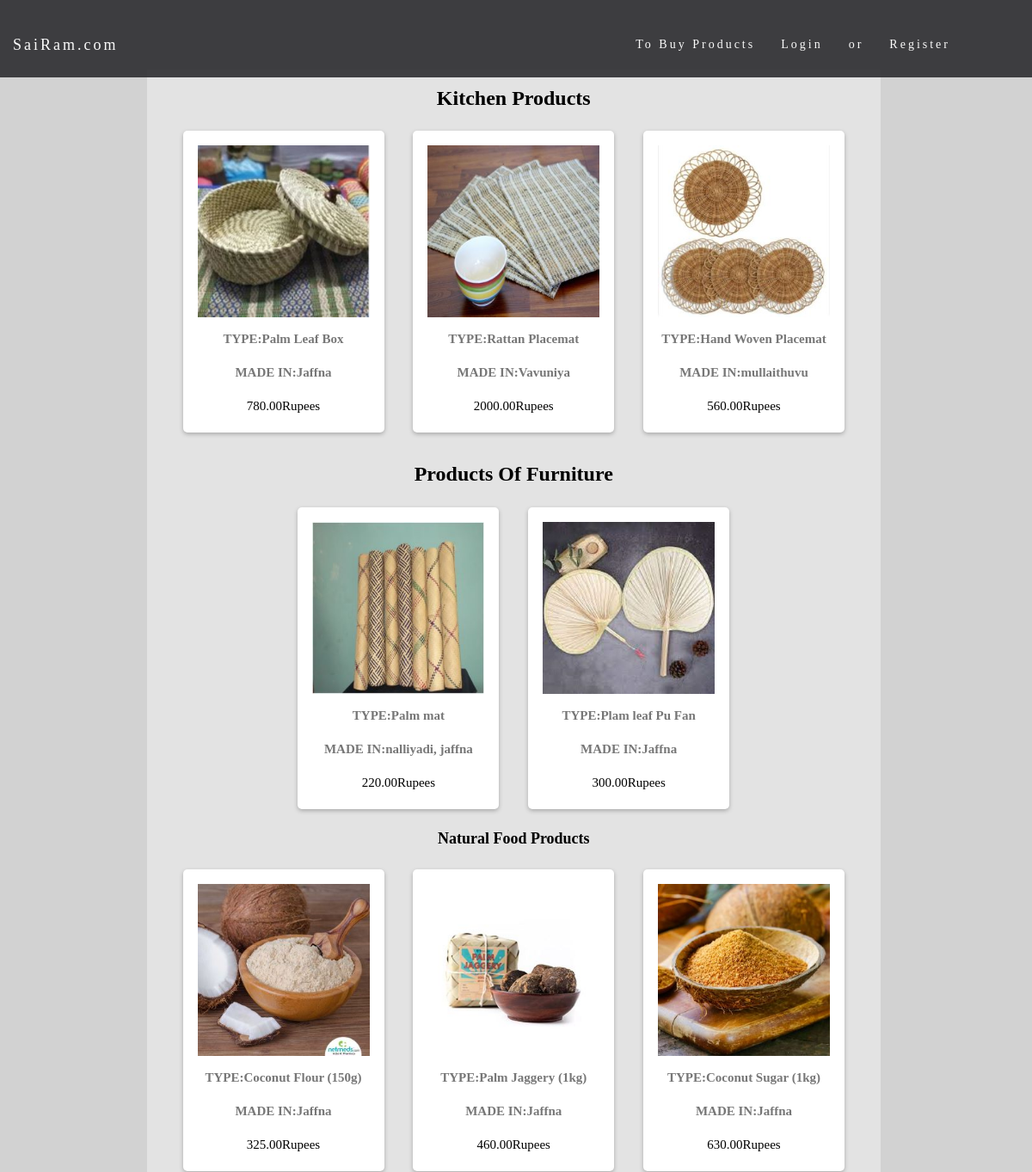
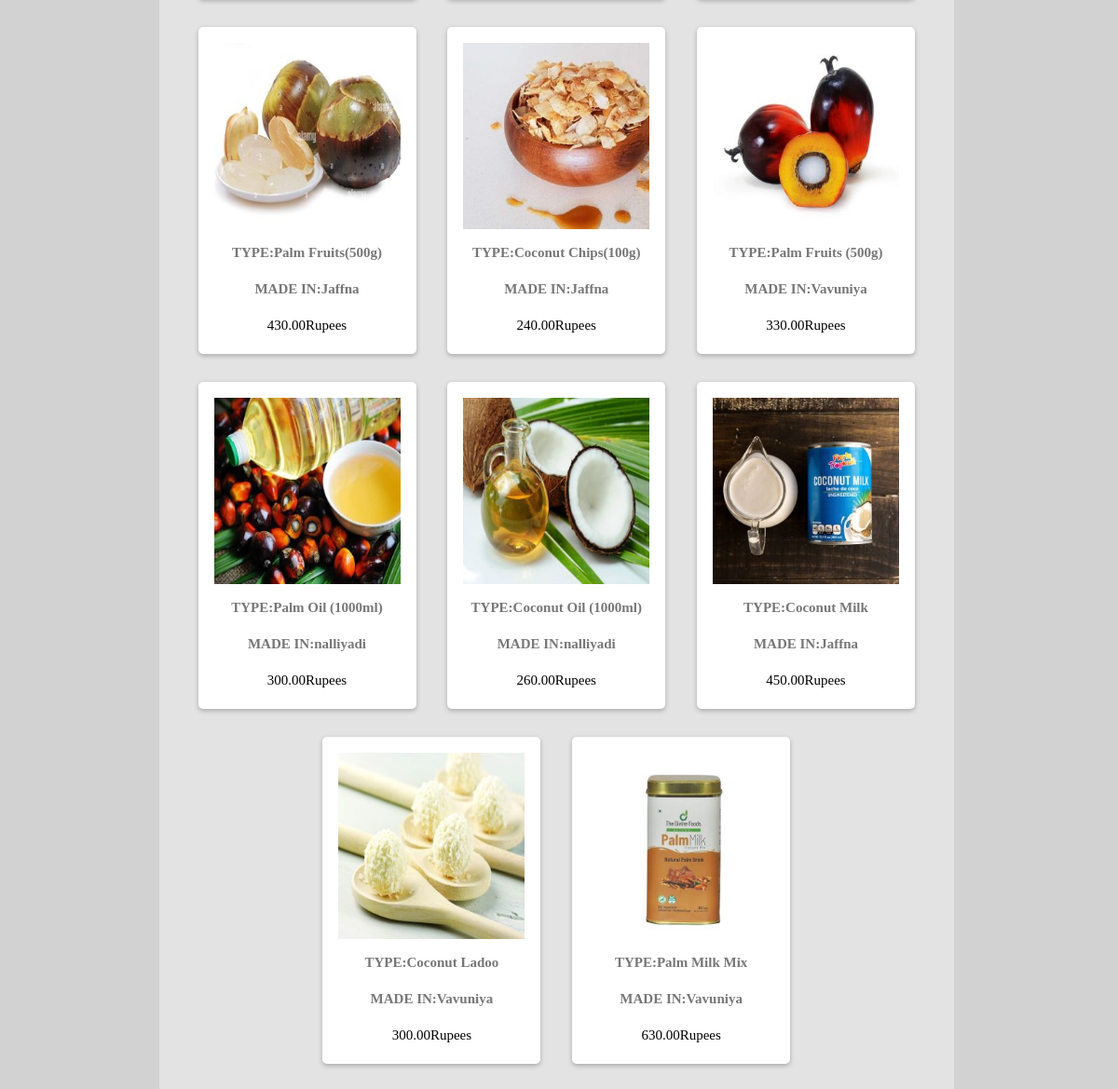
The page / on the database its author committed (2 pictures, top to bottom).
### tables this page shows
CREATE TABLE `kitchenproducts` (
  `id` int(11) NOT NULL,
  `name` varchar(225) NOT NULL,
  `code` varchar(225) NOT NULL,
  `image` varchar(225) NOT NULL,
  `price` double(10,2) NOT NULL,
  `madein` varchar(225) NOT NULL
);

CREATE TABLE `furniture` (
  `id` int(225) NOT NULL,
  `name` varchar(225) NOT NULL,
  `code` varchar(225) NOT NULL,
  `image` varchar(225) NOT NULL,
  `price` double(10,2) NOT NULL,
  `madein` varchar(225) NOT NULL
);

CREATE TABLE `productfood` (
  `id` int(11) NOT NULL,
  `name` varchar(225) NOT NULL,
  `code` varchar(225) NOT NULL,
  `image` varchar(225) NOT NULL,
  `price` double(10,2) NOT NULL,
  `madein` varchar(225) NOT NULL
);

### kitchen/db/dbcontroller.php (called while the page is built, shortened)
<?php
class DBController {
	private $host = "localhost";
	private $user = "root";
	private $password = "";
	private $database = "e-commerce-php";
	private $connection = "";
	function __construct() {
		$conn = $this->connectDB();
		$this->connection = $conn;
	}
	function connectDB() {
		$conn = mysqli_connect($this->host,$this->user,$this->password,$this->database);
		return $conn;
	}
	function runQuery($query) {
		$result = mysqli_query($this->connection,$query);
		while($row=mysqli_fetch_assoc($result)) {
			$resultset[] = $row;
		}
		if(!empty($resultset))
			return $resultset;
	}
}
?>

### index.php (the view, shortened to what this page needs)
<?php
$db_handle = new DBController();
?>
<!DOCTYPE html>
<html>
<head>
  <link rel="stylesheet" href="style.css">
  <link rel="stylesheet" href="bootstrap/css/bootstrap.min.css">
  <link rel="stylesheet" type="text/css" href="style2.css">
 </head>
 <body>
 <nav class="navbar navbar-default navbar-fixed-top">
  <div class="container-fluid">
    <div class="navbar-header">
      <a class="navbar-brand" id="font" href="../index2.php" >SaiRam.com</a>
    </div>
    <div class="collapse navbar-collapse" id="myNavbar">
      <ul class="nav navbar-nav navbar-right" style="margin-right:80px;">
        <li class="font"><a>To Buy Products</a></li>
        <li class="font"><a href="login.php">Login</a></li>
        <li class="font"><a href="">or</a></li>
        <li class="font"><a href="signup.php">Register</a></li>
      </ul>
    </div>
  </div>
</nav>
<br><br><br>
 <div class="container-fluid" style="width:90%;">
  <div class="row">
    <div class="col-sm-11" style="max-width:98%;background-color:#e3e3e3;margin-left: 20%;">
      <div id="product-grid">
        <h3 style="color: #000;font-family: cominc suns ms,sarif;font-weight: bolder;">Kitchen Products</h3>
  <?php
  $product_array = $db_handle->runQuery("SELECT * FROM kitchenproducts ORDER BY id ASC");
  if (!empty($product_array)) {
    foreach($product_array as $key=>$value){
  ?>
    <div class="product-item" style="background:#fff;">
      <form method="post" action="kitchen.php?action=add&code=<?php echo $product_array[$key]["code"]; ?>">
      <div class="product-image"><img style="max-height: 200px;max-width: 250px;" src="kitchen/product/<?php echo $product_array[$key]["image"]; ?>"></div>
      <div><strong>TYPE:<?php echo $product_array[$key]["name"]; ?></strong></div>
      <div><strong>MADE IN:<?php echo $product_array[$key]["madein"]; ?></strong></div>
      <div class="product-price"><?php echo $product_array[$key]["price"]. "Rupees"; ?></div>
      </form>
    </div>
  <?php
      }
  }
  ?>
  <div id="product-grid">
        <h3 style="color: #000;font-family: cominc suns ms,sarif;font-weight: bolder;">Products Of Furniture</h3>
  <?php
  $product_array = $db_handle->runQuery("SELECT * FROM furniture ORDER BY id ASC");
  if (!empty($product_array)) {
    foreach($product_array as $key=>$value){
  ?>
    <div class="product-item" style="background:#fff;">
      <form method="post" action="kitchen.php?action=add&code=<?php echo $product_array[$key]["code"]; ?>">
      <div class="product-image"><img style="max-height: 200px;max-width: 250px;" src="furniture/product/<?php echo $product_array[$key]["image"]; ?>"></div>
      <div><strong>TYPE:<?php echo $product_array[$key]["name"]; ?></strong></div>
      <div><strong>MADE IN:<?php echo $product_array[$key]["madein"]; ?></strong></div>
      <div class="product-price"><?php echo $product_array[$key]["price"]. "Rupees"; ?></div>
      </form>
    </div>
  <?php
      }
  }
  ?>
  <div id="product-grid">
        <h4 style="color: #000;font-family: cominc suns ms,sarif;font-weight: bolder;">Natural Food Products</h4>
  <?php
  $product_array = $db_handle->runQuery("SELECT * FROM productfood ORDER BY id ASC");
  if (!empty($product_array)) {
    foreach($product_array as $key=>$value){
  ?>
    <div class="product-item" style="background:#fff;">
      <form method="post" action="kitchen.php?action=add&code=<?php echo $product_array[$key]["code"]; ?>">
      <div class="product-image"><img style="max-height: 200px;max-width: 250px;" src="food/foodproduct/<?php echo $product_array[$key]["image"]; ?>"></div>
      <div><strong>TYPE:<?php echo $product_array[$key]["name"]; ?></strong></div>
      <div><strong>MADE IN:<?php echo $product_array[$key]["madein"]; ?></strong></div>
      <div class="product-price"><?php echo $product_array[$key]["price"]. "Rupees"; ?></div>
      </form>
    </div>
  <?php
      }
  }
  ?>
    </div>
  </div>
</div>
</div>
 </body>
 </html>

### style.css (style rules this page uses)
body,a,h1,h2,h3,h4,h5,p,button,input { font-family: comic sans MS, serif; }
body { background: #d1d1d1;padding:0;max-width: 1000px; margin:0; }

### style2.css (style rules this page uses)
.navbar { font-family:comic sans Ms,serif; height: 90px; margin-bottom: 0; border: 0; font-size: 14px !important; letter-spacing: 3px; opacity: 0.9; }
#font { color: #ffffff !important; }
.font a { color: #ffffff !important; }
.navbar li a, .navbar .navbar-brand { margin-top: 27px; }
#product-grid { margin-bottom:30px; max-width:100%;text-align:center; }
.product-item { box-shadow: 0px 2px 5px rgba(0, 0, 0, 0.25); border-radius: 5px; margin: 15px; padding: 5px; display: inline-block; position:relative; }
.product-item div { text-align:center; margin:12px; }
.product-price { color:#000; }
.product-image { height:200px;width:200px;background-color:#FFF; }

### index.php (style rules this page uses)
body { font-family:comic sans Ms,serif; font: 400 15px/1.8 comic sans Ms,serif; color: #777; font-weight:600px; background-color:#d2d2d2; }
.navbar { font-family:comic sans Ms,serif; height: 90px; margin-bottom: 0; background-color: #2d2d30; border: 0; font-size: 14px !important; letter-spacing: 3px; opacity: 0.9; }
#font { color: #ffffff !important; }
.font a { color: #ffffff !important; }
.navbar li a, .navbar .navbar-brand { margin-top: 27px; }

### rows shown on the page
kitchenproducts: image (picture), name "Palm Leaf Box", madein "Jaffna", price "780.00"
kitchenproducts: image (picture), name "Rattan Placemat", madein "Vavuniya", price "2000.00"
kitchenproducts: image (picture), name "Hand Woven Placemat", madein "mullaithuvu", price "560.00"
furniture: image (picture), name "Palm mat", madein "nalliyadi, jaffna", price "220.00"
furniture: image (picture), name "Plam leaf Pu Fan", madein "Jaffna", price "300.00"
productfood: image (picture), name "Coconut Flour (150g)", madein "Jaffna", price "325.00"
productfood: image (picture), name "Palm Jaggery (1kg)", madein "Jaffna", price "460.00"
productfood: image (picture), name "Coconut Sugar (1kg)", madein "Jaffna", price "630.00"
productfood: image (picture), name "Palm Fruits(500g)", madein "Jaffna", price "430.00"
productfood: image (picture), name "Coconut Chips(100g)", madein "Jaffna", price "240.00"
productfood: image (picture), name "Palm Fruits (500g)", madein "Vavuniya", price "330.00"
productfood: image (picture), name "Palm Oil (1000ml)", madein "nalliyadi", price "300.00"
productfood: image (picture), name "Coconut Oil (1000ml)", madein "nalliyadi", price "260.00"
productfood: image (picture), name "Coconut Milk", madein "Jaffna", price "450.00"
productfood: image (picture), name "Coconut Ladoo", madein "Vavuniya", price "300.00"
productfood: image (picture), name "Palm Milk Mix", madein "Vavuniya", price "630.00"
